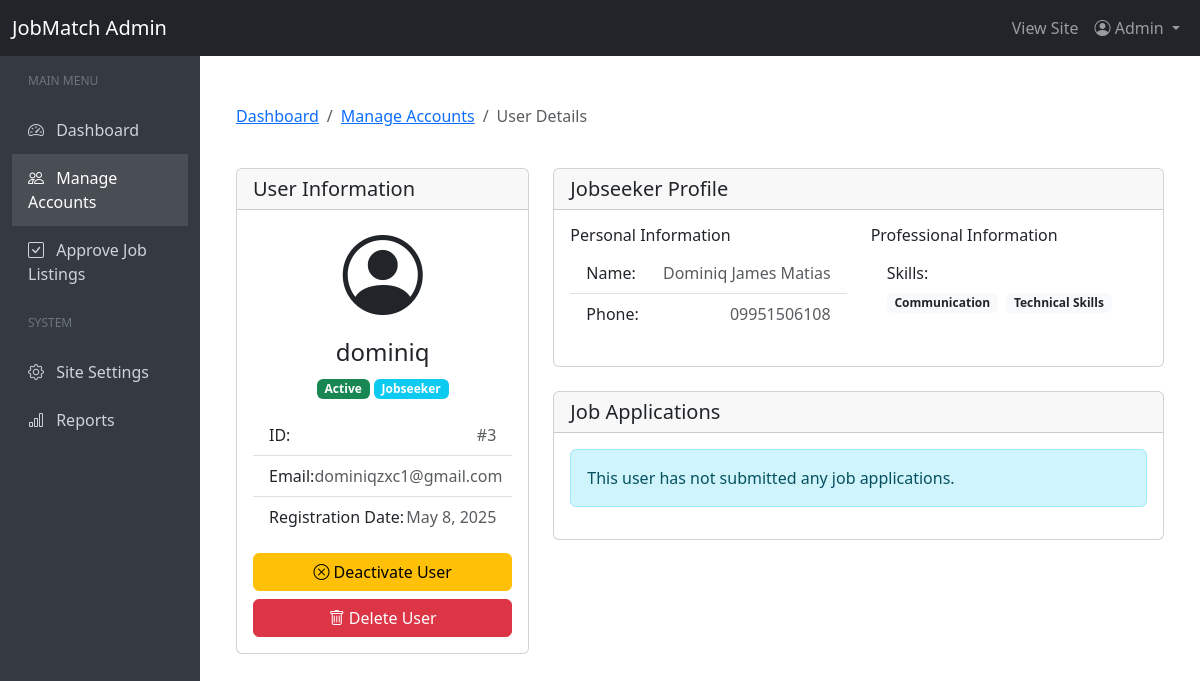
The page /admin/user-details.php?id=3 (signed in) on the database its author committed.
### tables this page shows
CREATE TABLE `users` (
  `id` int(11) NOT NULL,
  `username` varchar(50) NOT NULL,
  `password` varchar(255) NOT NULL,
  `email` varchar(100) NOT NULL,
  `user_type` enum('jobseeker','employer','admin') NOT NULL,
  `created_at` datetime DEFAULT current_timestamp()
);

CREATE TABLE `jobseeker_profiles` (
  `id` int(11) NOT NULL,
  `user_id` int(11) NOT NULL,
  `first_name` varchar(100) DEFAULT NULL,
  `last_name` varchar(100) DEFAULT NULL,
  `phone` varchar(20) DEFAULT NULL,
  `address` varchar(255) DEFAULT NULL,
  `city` varchar(100) DEFAULT NULL,
  `state` varchar(100) DEFAULT NULL,
  `zip_code` varchar(20) DEFAULT NULL,
  `country` varchar(100) DEFAULT NULL,
  `resume_path` varchar(255) DEFAULT NULL,
  `skills` text DEFAULT NULL,
  `experience` text DEFAULT NULL,
  `education` text DEFAULT NULL,
  `preferred_location` varchar(255) DEFAULT NULL,
  `expected_salary` varchar(100) DEFAULT NULL,
  `experience_years` int(11) DEFAULT 0
);

### admin/user-details.php (the view, shortened to what this page needs)
<?php
require_once '../config/db_connect.php';
$base_path = '../';
$target_user_id = intval($_GET['id']);
$stmt = $conn->prepare("SELECT u.*,
                        CASE WHEN EXISTS (
                            SELECT 1 FROM user_status us WHERE us.user_id = u.id AND us.status = 'inactive'
                        ) THEN 'inactive' ELSE 'active' END as status
                        FROM users u
                        WHERE u.id = ?");
$stmt->bind_param("i", $target_user_id);
$stmt->execute();
$result = $stmt->get_result();
$user = $result->fetch_assoc();
$profile_details = [];
if ($user['user_type'] === 'jobseeker') {
    $stmt = $conn->prepare("SELECT * FROM jobseeker_profiles WHERE user_id = ?");
    $stmt->bind_param("i", $target_user_id);
    $stmt->execute();
    $result = $stmt->get_result();
    if ($result->num_rows > 0) {
        $profile_details = $result->fetch_assoc();
    }
}
include '../includes/admin_header.php';
?>
<div class="container-fluid py-4">
    <div class="row mb-4">
        <div class="col-md-12">
            <nav aria-label="breadcrumb">
                <ol class="breadcrumb">
                    <li class="breadcrumb-item"><a href="index.php">Dashboard</a></li>
                    <li class="breadcrumb-item"><a href="manage-accounts.php">Manage Accounts</a></li>
                    <li class="breadcrumb-item active" aria-current="page">User Details</li>
                </ol>
            </nav>
        </div>
    </div>
    <div class="row">
        <div class="col-md-4">
            <div class="card mb-4">
                <div class="card-header">
                    <h5 class="mb-0">User Information</h5>
                </div>
                <div class="card-body">
                    <div class="mb-3 text-center">
                        <div class="avatar-circle mb-3">
                            <?php if ($user['user_type'] === 'jobseeker'): ?>
                                <i class="bi bi-person-circle display-1"></i>
                            <?php elseif ($user['user_type'] === 'employer'): ?>
                                <i class="bi bi-building display-1"></i>
                            <?php else: ?>
                                <i class="bi bi-person-badge display-1"></i>
                            <?php endif; ?>
                        </div>
                        <h4><?php echo htmlspecialchars($user['username']); ?></h4>
                        <span class="badge bg-<?php echo $user['status'] === 'active' ? 'success' : 'danger'; ?>">
                            <?php echo ucfirst($user['status']); ?>
                        </span>
                        <span class="badge bg-<?php
                            echo $user['user_type'] === 'jobseeker' ? 'info' :
                                ($user['user_type'] === 'employer' ? 'primary' : 'dark');
                        ?>">
                            <?php echo ucfirst($user['user_type']); ?>
                        </span>
                    </div>
                    <ul class="list-group list-group-flush">
                        <li class="list-group-item d-flex justify-content-between">
                            <span>ID:</span>
                            <span class="text-muted">#<?php echo $user['id']; ?></span>
                        </li>
                        <li class="list-group-item d-flex justify-content-between">
                            <span>Email:</span>
                            <span class="text-muted"><?php echo htmlspecialchars($user['email']); ?></span>
                        </li>
                        <li class="list-group-item d-flex justify-content-between">
                            <span>Registration Date:</span>
                            <span class="text-muted">
                                <?php echo !empty($user['created_at']) ? date('M j, Y', strtotime($user['created_at'])) : 'Unknown'; ?>
                            </span>
                        </li>
                    </ul>
                    <div class="mt-3">
                        <div class="d-grid gap-2">
                            <?php if ($user['status'] === 'inactive'): ?>
                                <form method="post">
                                    <input type="hidden" name="action" value="activate">
                                    <button type="submit" class="btn btn-success w-100" onclick="return confirm('Are you sure you want to activate this user?')">
                                        <i class="bi bi-check-circle"></i> Activate User
                                    </button>
                                </form>
                            <?php else: ?>
                                <form method="post">
                                    <button type="submit" class="btn btn-warning w-100" onclick="return confirm('Are you sure you want to deactivate this user?')">
                                        <i class="bi bi-x-circle"></i> Deactivate User
                                    </button>
                                </form>
                            <?php endif; ?>
                            <form method="post">
                                <button type="submit" class="btn btn-danger w-100" onclick="return confirm('Are you sure you want to DELETE this user? This action cannot be undone!')">
                                    <i class="bi bi-trash"></i> Delete User
                                </button>
                            </form>
                        </div>
                    </div>
                </div>
            </div>
        </div>
        <div class="col-md-8">
            <?php if ($user['user_type'] === 'jobseeker'): ?>
                <div class="card mb-4">
                    <div class="card-header d-flex justify-content-between align-items-center">
                        <h5 class="mb-0">Jobseeker Profile</h5>
                    </div>
                    <div class="card-body">
                        <?php if (!empty($profile_details)): ?>
                            <div class="row">
                                <div class="col-md-6">
                                    <h6>Personal Information</h6>
                                    <ul class="list-group list-group-flush mb-3">
                                        <li class="list-group-item d-flex justify-content-between">
                                            <span>Name:</span>
                                            <span class="text-muted">
                                                <?php echo htmlspecialchars($profile_details['first_name'] . ' ' . $profile_details['last_name']); ?>
                                            </span>
                                        </li>
                                        <?php if (!empty($profile_details['phone'])): ?>
                                        <li class="list-group-item d-flex justify-content-between">
                                            <span>Phone:</span>
                                            <span class="text-muted"><?php echo htmlspecialchars($profile_details['phone']); ?></span>
                                        </li>
                                        <?php endif; ?>
                                    </ul>
                                </div>
                                <div class="col-md-6">
                                    <h6>Professional Information</h6>
                                    <ul class="list-group list-group-flush mb-3">
                                        <?php if (!empty($profile_details['skills'])): ?>
                                        <li class="list-group-item">
                                            <span>Skills:</span>
                                            <div class="mt-1">
                                                <?php
                                                $skills = explode(',', $profile_details['skills']);
                                                foreach ($skills as $skill):
                                                    $skill = trim($skill);
                                                    if (!empty($skill)):
                                                ?>
                                                    <span class="badge bg-light text-dark me-1 mb-1"><?php echo htmlspecialchars($skill); ?></span>
                                                <?php
                                                    endif;
                                                endforeach;
                                                ?>
                                            </div>
                                        </li>
                                        <?php endif; ?>
                                    </ul>
                                </div>
                            </div>
                        <?php else: ?>
                            <div class="alert alert-info">
                                This user has not completed their jobseeker profile yet.
                            </div>
                        <?php endif; ?>
                    </div>
                </div>
                <div class="card mb-4">
                    <div class="card-header">
                        <h5 class="mb-0">Job Applications</h5>
                    </div>
                    <div class="card-body">
                        <?php
                        $stmt = $conn->prepare("SELECT ja.*, j.title as job_title, ep.company_name
                                              FROM job_applications ja
                                              LEFT JOIN jobs j ON ja.job_id = j.id
                                              LEFT JOIN employer_profiles ep ON j.employer_id = ep.user_id
                                              WHERE ja.user_id = ?
                                              ORDER BY ja.id DESC");
                        $stmt->bind_param("i", $target_user_id);
                        $stmt->execute();
                        $applications = $stmt->get_result();
                        ?>
                        <?php if ($applications->num_rows > 0): ?>
                            <div class="table-responsive">
                                <table class="table table-hover">
                                    <thead>
                                        <tr>
                                            <th>ID</th>
                                            <th>Job Title</th>
                                            <th>Company</th>
                                            <th>Status</th>
                                            <th>Applied</th>
                                        </tr>
                                    </thead>
                                    <tbody>
                                        <?php while ($app = $applications->fetch_assoc()): ?>
                                            <tr>
                                                <td><?php echo $app['id']; ?></td>
                                                <td>
                                                    <?php if (!empty($app['job_title'])): ?>
                                                        <a href="<?php echo $base_path; ?>jobs/view.php?id=<?php echo $app['job_id']; ?>" target="_blank">
                                                            <?php echo htmlspecialchars($app['job_title']); ?>
                                                        </a>
                                                    <?php else: ?>
                                                        <em class="text-muted">Job no longer available</em>
                                                    <?php endif; ?>
                                                </td>
                                                <td><?php echo !empty($app['company_name']) ? htmlspecialchars($app['company_name']) : '-'; ?></td>
                                                <td>
                                                    <?php if (!isset($app['status']) || $app['status'] === 'pending'): ?>
                                                        <span class="badge bg-warning">Pending</span>
                                                    <?php elseif ($app['status'] === 'reviewed'): ?>
                                                        <span class="badge bg-info">Reviewed</span>
                                                    <?php elseif ($app['status'] === 'interview'): ?>
                                                        <span class="badge bg-primary">Interview</span>
                                                    <?php elseif ($app['status'] === 'hired'): ?>
                                                        <span class="badge bg-success">Hired</span>
                                                    <?php elseif ($app['status'] === 'rejected'): ?>
                                                        <span class="badge bg-danger">Rejected</span>
                                                    <?php else: ?>
                                                        <span class="badge bg-secondary"><?php echo ucfirst($app['status']); ?></span>
                                                    <?php endif; ?>
                                                </td>
                                                <td>
                                                    <?php
                                                    if (isset($app['created_at'])) {
                                                        echo date('M j, Y', strtotime($app['created_at']));
                                                    } else {
                                                        echo "-";
                                                    }
                                                    ?>
                                                </td>
                                            </tr>
                                        <?php endwhile; ?>
                                    </tbody>
                                </table>
                            </div>
                        <?php else: ?>
                            <div class="alert alert-info">
                                This user has not submitted any job applications.
                            </div>
                        <?php endif; ?>
                    </div>
                </div>
            <?php endif; ?>
        </div>
    </div>
</div>
<?php include '../includes/admin_footer.php'; ?>

### rows shown on the page
users: username "dominiq", user_type "Jobseeker", id "3", email "dominiqzxc1@gmail.com", created_at "May 8, 2025"
jobseeker_profiles: first_name+last_name "Dominiq James Matias", phone "09951506108", skills "Communication", skills "Technical Skills"

### other values the page prints
$user['status'] "Active"
